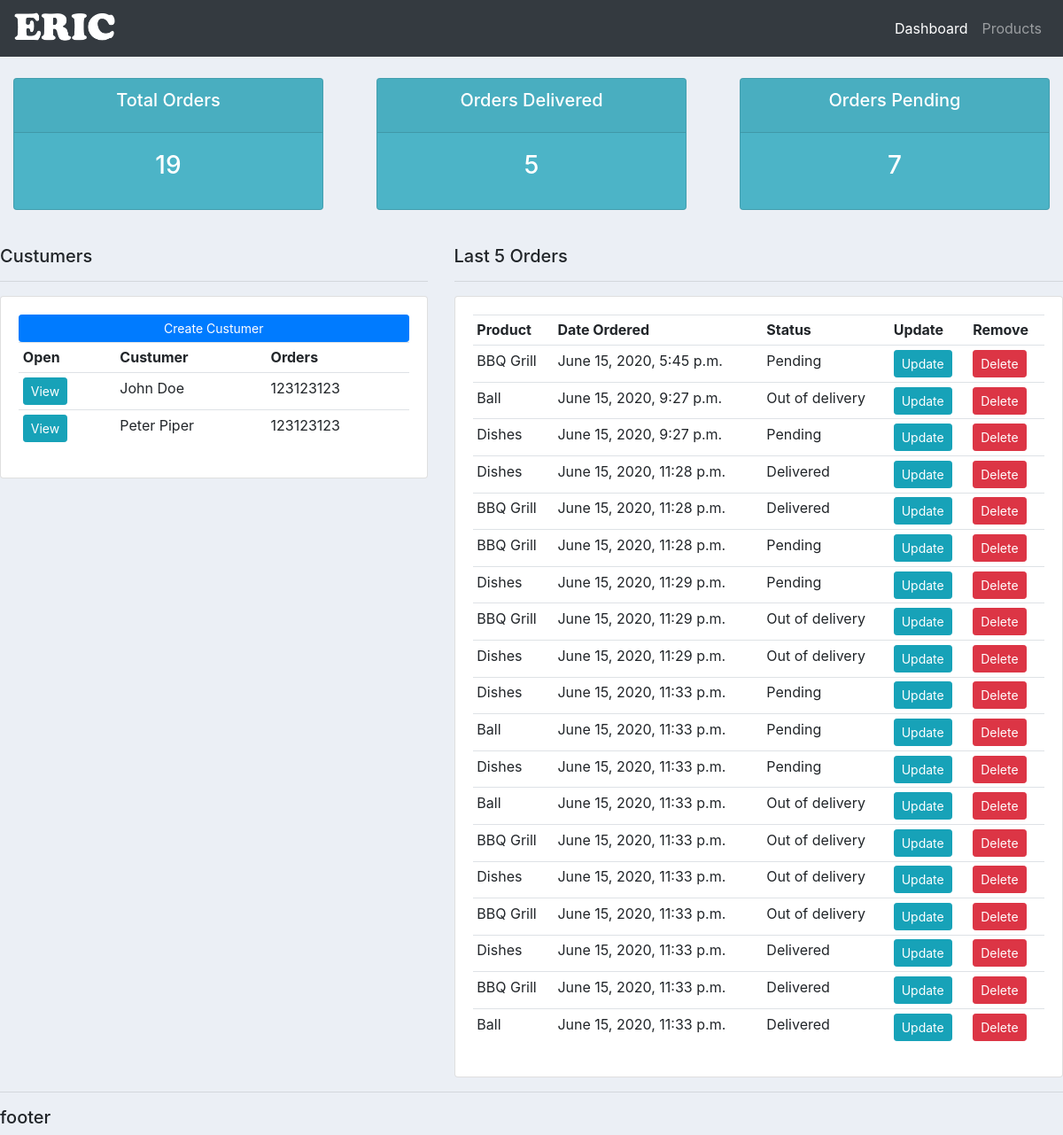
The page / on the database its author committed.
### accounts/models.py (models this page shows, shortened)
class Custumer(models.Model):
    name = models.CharField(max_length=200, null=True)
    phone = models.CharField(max_length=200, null=True)
    email = models.CharField(max_length=200, null=True)
    date_created = models.DateTimeField(auto_now_add=True)

class Order(models.Model):
    STATUS = (
        ('Pending','Pending'),
        ('Out of delivery','Out of delivery'),
        ('Delivered','Delivered'),
    )
    custumer = models.ForeignKey(Custumer, null=True, on_delete=models.SET_NULL)
    product = models.ForeignKey(Product, null=True, on_delete=models.SET_NULL)
    date_created = models.DateTimeField(auto_now_add=True)
    status = models.CharField(max_length=200, null=True, choices=STATUS)

class Product(models.Model):
    CATEGORY = (
        ('Indoor','Indoor'),
        ('Outdoor','Outdoor'),
    )
    name = models.CharField(max_length=200, null=True)
    price = models.FloatField(null=True)
    category = models.CharField(max_length=200, null=True, choices=CATEGORY)
    description = models.CharField(max_length=200, null=True, blank=True)
    date_created = models.DateTimeField(auto_now_add=True)
    Tag = models.ManyToManyField(Tag)
    def __str__(self):
        return self.name

### accounts/views.py (the view)
# urls.py: path('', views.home, name="home"),
def home(request):
    orders = Order.objects.all()
    custumers = Custumer.objects.all()
    total_custumers = custumers.count()
    total_orders = orders.count()
    delivered = orders.filter(status = 'Delivered').count()
    pending = orders.filter(status = 'Pending').count()
    context = {
        'orders': orders,
        'custumers': custumers,
        'total_custumers': total_custumers,
        'total_orders': total_orders,
        'delivered': delivered,
        'pending': pending,
    }
    return render(request,'accounts/dashboard.html',context)

### accounts/templates/accounts/dashboard.html
{% extends 'accounts/main.html' %}
{% block content %}
    {% include 'accounts/status.html' %}
    <br>
    <div class="row">
        <div class="col-md-5">
            <h5>Custumers</h5>
            <hr>
            <div class="card card-body">
                <a href="" class="btn btn-primary btn-sm btn-block">
                    Create Custumer
                </a>
                <table class="table table-sm">
                    <tr>
                        <th>Open</th>
                        <th>Custumer</th>
                        <th>Orders</th>
                    </tr>
                    {% for custumer in custumers %}
                        <tr>
                            <td><a href="{% url 'custumer' custumer.id %}"  class="btn btn-sm btn-info">View</a></td>
                            <td>{{custumer.name}}</td>
                            <td>{{custumer.phone}}</td>
                        </tr>
                    {% endfor %}
                </table>
            </div>
        </div>
        <div class="col-md-7">
            <h5>Last 5 Orders</h5>
            <hr>
            <div class="card card-body">
                <table class="table table-sm">
                    <tr>
                        <th>Product</th>
                        <th>Date Ordered</th>
                        <th>Status</th>
                        <th>Update</th>
                        <th>Remove</th>
                    </tr>
                    {% for order in orders %}
                        <tr>
                            <td>{{order.product}}</td>
                            <td>{{order.date_created}}</td>
                            <td>{{order.status}}</td>
                            <td><a href="{% url 'update_order' order.id %}" class="btn btn-sm btn-info">Update</a></td>
                            <td><a href="{% url 'delete_order' order.id %}" class="btn btn-sm btn-danger">Delete</a></td>
                        </tr>
                    {% endfor %}
                </table>
            </div>
        </div>
    </div>
{% endblock content %}

### accounts/templates/accounts/main.html (shortened to what this page needs)
{% load static %}
<!DOCTYPE html>
<html lang="en">
<head>
    <link rel="stylesheet" href="https://stackpath.bootstrapcdn.com/bootstrap/4.3.1/css/bootstrap.min.css">
    <link rel="stylesheet" type="text/css" href="{% static '/css/main.css' %}">
</head>
<body>
    {% include 'accounts/navbar.html' %}
    {% block content %}
    {% endblock content %}
    <hr>
    <h5>footer</h5>
</body>
</html>

### accounts/templates/accounts/navbar.html (shortened to what this page needs)
{% load static %}
<nav class="navbar navbar-expand-lg navbar-dark bg-dark nv" >
  <img src="{% static 'images/logo.png' %}" class="logo" alt="">
  <div class="collapse navbar-collapse justify-content-end" id="navbarNav">
    <ul class="navbar-nav">
      <li class="nav-item active">
        <a class="nav-link" href="{% url 'home'%}">Dashboard </a>
      </li>
      <li class="nav-item">
        <a class="nav-link" href="{% url 'products'%}">Products</a>
      </li>
    </ul>
  </div>
</nav>

### accounts/templates/accounts/status.html
<br>
<div class="row">
    <div class="col">
        <div class="col-md">
            <div class="card text-center text-white mb-3" id="total-orders">
                <div class="card-header">
                    <h5 class="card-title">Total Orders</h5>
                </div>
                <div class="card-body">
                    <h3 class="card-title">{{total_orders}}</h3>
                </div>
            </div>
        </div>
    </div>
    <div class="col">
        <div class="col-md">
            <div class="card text-center text-white mb-3" id="total-orders">
                <div class="card-header">
                    <h5 class="card-title">Orders Delivered</h5>
                </div>
                <div class="card-body">
                    <h3 class="card-title">{{delivered}}</h3>
                </div>
            </div>
        </div>
    </div>
    <div class="col">
        <div class="col-md">
            <div class="card text-center text-white mb-3" id="total-orders">
                <div class="card-header">
                    <h5 class="card-title">Orders Pending</h5>
                </div>
                <div class="card-body">
                    <h3 class="card-title">{{pending}}</h3>
                </div>
            </div>
        </div>
    </div>
</div>

### static/css/main.css (style rules this page uses)
body { background-color: #ebeff5; }
#total-orders { background-color: #4cb4c7; }
.nv .logo { height: 3em; }

### rows shown on the page
Custumer: name "John Doe", phone "123123123"
Custumer: name "Peter Piper", phone "123123123"
Order: product "BBQ Grill", date_created "June 15, 2020, 5:45 p.m.", status "Pending"
Order: product "Ball", date_created "June 15, 2020, 9:27 p.m.", status "Out of delivery"
Order: product "Dishes", date_created "June 15, 2020, 9:27 p.m.", status "Pending"
Order: product "Dishes", date_created "June 15, 2020, 11:28 p.m.", status "Delivered"
Order: product "BBQ Grill", date_created "June 15, 2020, 11:28 p.m.", status "Delivered"
Order: product "BBQ Grill", date_created "June 15, 2020, 11:28 p.m.", status "Pending"
Order: product "Dishes", date_created "June 15, 2020, 11:29 p.m.", status "Pending"
Order: product "BBQ Grill", date_created "June 15, 2020, 11:29 p.m.", status "Out of delivery"
Order: product "Dishes", date_created "June 15, 2020, 11:29 p.m.", status "Out of delivery"
Order: product "Dishes", date_created "June 15, 2020, 11:33 p.m.", status "Pending"
Order: product "Ball", date_created "June 15, 2020, 11:33 p.m.", status "Pending"
Order: product "Dishes", date_created "June 15, 2020, 11:33 p.m.", status "Pending"
Order: product "Ball", date_created "June 15, 2020, 11:33 p.m.", status "Out of delivery"
Order: product "BBQ Grill", date_created "June 15, 2020, 11:33 p.m.", status "Out of delivery"
Order: product "Dishes", date_created "June 15, 2020, 11:33 p.m.", status "Out of delivery"
Order: product "BBQ Grill", date_created "June 15, 2020, 11:33 p.m.", status "Out of delivery"
Order: product "Dishes", date_created "June 15, 2020, 11:33 p.m.", status "Delivered"
Order: product "BBQ Grill", date_created "June 15, 2020, 11:33 p.m.", status "Delivered"
Order: product "Ball", date_created "June 15, 2020, 11:33 p.m.", status "Delivered"

### other values the page prints
{{ total_orders }} "19"
{{ delivered }} "5"
{{ pending }} "7"
